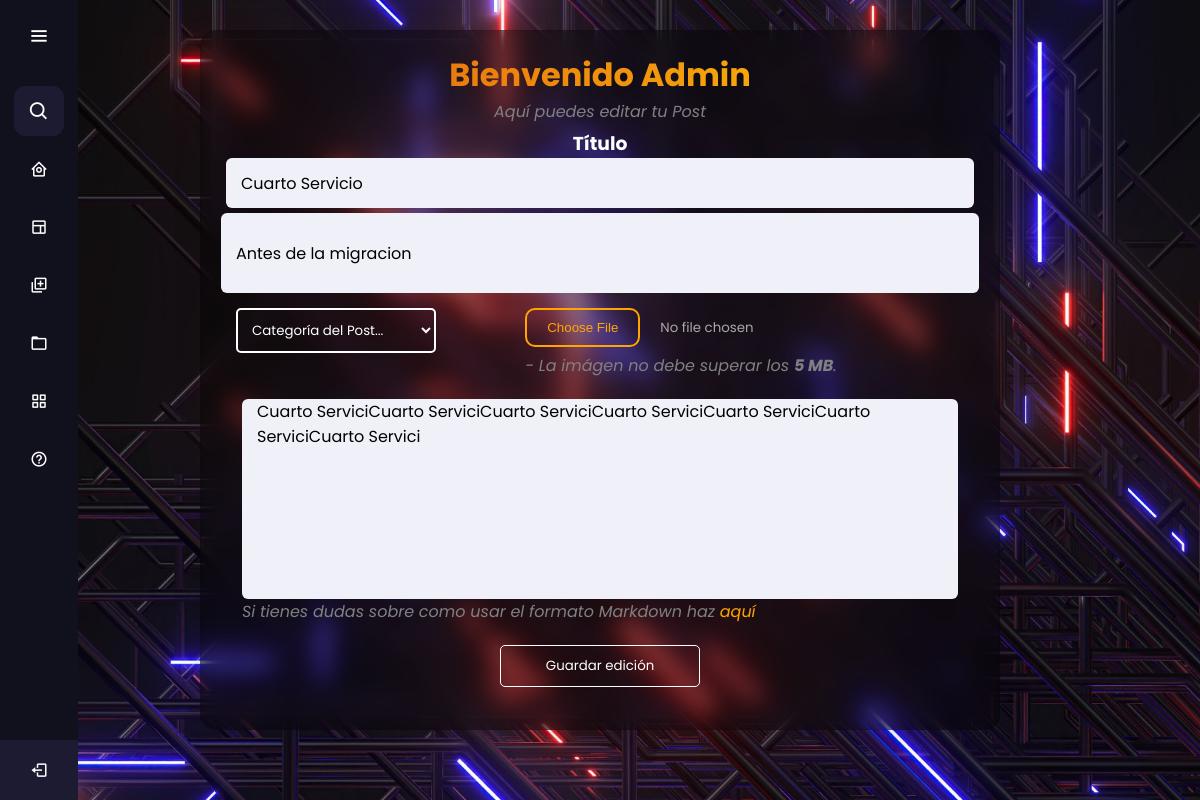
Screenshot of /edit-post/5 (signed in) with the database file from the repository.
### blog_app/models.py (models this page shows, shortened)
class Post(models.Model):
    titulo = models.CharField(max_length=50)
    introduccion = models.CharField(max_length=100)
    contenido = models.TextField()
    imagen = models.ImageField(upload_to='post', null=True)
    autor = models.ForeignKey(User, on_delete=models.CASCADE)
    categoria = models.ManyToManyField(Categoria)
    created = models.DateTimeField(auto_now_add=True)
    updated = models.DateTimeField(auto_now_add=True)
    class Meta:
        verbose_name = 'post'
        verbose_name_plural = 'posts'

### blog_app/views.py (the view, shortened to what this page needs)
# urls.py: path('edit-post/<int:post_id>',views.edit_post,name='editPost'),
@login_required
def edit_post(request, post_id):
    post = Post.objects.get(id=post_id)
    view_name = 'Edit_Post'
    context = {
        "css_file": "blog_app/css/create_post.css",
    }
    categorias = Categoria.objects.all()
    return render(request, 'blog_app/edit_post.html', {
        'view_name': view_name,
        'context': context,
        'post': post,
        'categorias': categorias
    })

### blog_app/context_processor.py (called while the page is built)
def categorias_context_processor(request):
    categorias = Categoria.objects.all()
    return {'categorias': categorias}

def comentarios_context_processor(request):
    comentarios = Comentario.objects.all()
    cantidad_comentarios = comentarios.count()
    return {'comentarios': comentarios, 'cantidad_comentarios': cantidad_comentarios}

### blog_app/templates/blog_app/edit_post.html (shortened to what this page needs)
{% extends '../blog_app/base.html' %}
{% load static %}
{% block css_file %}
<link href="{% static context.css_file %}" rel="stylesheet">
{% endblock %}
{% block content %}
<div class="containerForm">
    <h1 id= "user_title" > Bienvenido <strong>{{user.username}}</strong></h1>
    <p id="create_post" > Aquí puedes editar tu Post</p>
        <form method="POST" enctype="multipart/form-data">
            <div class="titulo">
                <h3>Título</h3>
                <input type="text" name="titulo" class="form-control" id="inputTitle" placeholder="{{ post.titulo }}" value="{{ post.titulo }}"maxlength="50">
            </div>
            <div class="intro">
                <input type="text" name="introduccion" class="form-control" id="inputIntro" placeholder="{{ post.introduccion }}"" value="{{ post.introduccion }}"maxlength="100">
            </div>
            <div class="drop_img">
                <div class="dropdown">
                    <select name="categoria">
                        <option>Categoría del Post...</option>
                    </select>
                </div>
                <div class="inputImage">
                    <input name="imagen" type="file" accept="image/*" max="5242880" enctype="multipart/form-data" class="form-control" id="inputImage">
                    <span>- La imágen no debe superar los <strong>5 MB</strong>.</span>
                </div>
            </div>
            <div class="contenido">
                <textarea class="form-control" name="contenido" id="exampleFormControlTextarea1" rows="3" placeholder="{{ post.contenido }}" >{{ post.contenido }}</textarea>
                <span style="color:gray;font-style:italic"> Si tienes dudas sobre como usar el formato Markdown haz <a href="{% url 'Ayuda' %}" style="text-decoration: none;color:orange;">aquí</a></span>
            </div>
            <div class="button">
                <input type="submit" value="Guardar edición"/>
            </div>
        </form>
</div>
{% endblock %}

### blog_app/static/blog_app/css/side_bar.css (style rules this page uses)
* { margin: 0; padding: 0; box-sizing: border-box; font-family: "Poppins" , sans-serif; }

### blog_app/static/blog_app/css/base.css (style rules this page uses)
body { background: url("../img/home_bg.jpg"); background-attachment: fixed; background-position: center; background-size: cover; margin:auto; width:100%; height:100%; background-color:bisque; display: flex; }

### blog_app/static/blog_app/css/create_post.css (style rules this page uses)
.containerForm { width: 800px; height: 700px; margin: 30px auto; padding: 20px; justify-content: center; align-items: center; background: rgba(0, 0, 0, 0.39); border-radius: 16px; box-shadow: 0 4px 30px rgba(0, 0, 0, 0.1); backdrop-filter: blur(11.4px); -webkit-backdrop-filter: blur(11.4px); border: 1px solid rgba(0, 0, 0, 0.09); }
.containerForm h1 { text-align: center; background: #E05C10; background: linear-gradient(to right, #E05C10 0%, #FFC508 100%); -webkit-background-clip: text; -webkit-text-fill-color: transparent; }
.containerForm p { text-align: center; color: gray; font-style: italic; }
.containerForm .drop_img { display:flex; justify-content:space-between; margin:5px; }
.containerForm .drop_img .inputImage { width: 60%; margin-top: 10px; color:#a8a8a8 }
.containerForm .drop_img .inputImage span { color: gray; font-style: italic; }
#inputTitle { height: 50px; width: 100%; border: none; outline: none; font-size: 16px; background: #f0f1f8; border-radius: 6px; padding: 0 15px; resize: none; }
.intro { width: auto; }
#inputIntro { height: 80px; width: 100%; border: none; outline: none; font-size: 16px; background: #f0f1f8; border-radius: 6px; padding: 0 15px; resize: none; }
textarea { height: 200px; width: 100%; border: none; outline: none; font-size: 16px; background: #f0f1f8; border-radius: 6px; padding: 0 15px; resize: none; }
#inputImage { height: 45px; width: 100%; }
.containerForm h3 { color: white; text-align: center; }
.containerForm form .titulo { padding: 5px; }
.containerForm form .contenido { margin: 16px; padding: 5px; }
.containerForm form .button { text-align: center; margin: 10px; cursor: pointer; }
.containerForm form .button input { background-color: transparent; padding: 10px; width: 200px; color: white; border: white solid 1px; border-radius: 5px; margin: auto; }
.containerForm form .dropdown select { background-color: transparent; padding: 10px; color: #fff; border-radius: 5px; margin: 10px; border: 2px solid #fff; box-shadow: 0 0 5px rgba(0,0,0,0.1); width: 200px; }
.containerForm form .dropdown select option { color: #000; font-weight: 400; padding: 10px; border-radius: 5px; border: none; box-shadow: 0 0 5px rgba(0,0,0,0.1); width: 200px; transition: background-color 0.3s ease; }
.containerForm form .dropdown select option:checked { background-color: #a8a8a8; }

### rows the page displays
Post: titulo "Cuarto Servicio", introduccion "Antes de la migracion", contenido "Cuarto ServiciCuarto ServiciCuarto ServiciCuarto ServiciCuarto ServiciCuarto ServiciCuarto Servici"

### other values shown
{{ user.username }} "Admin"
